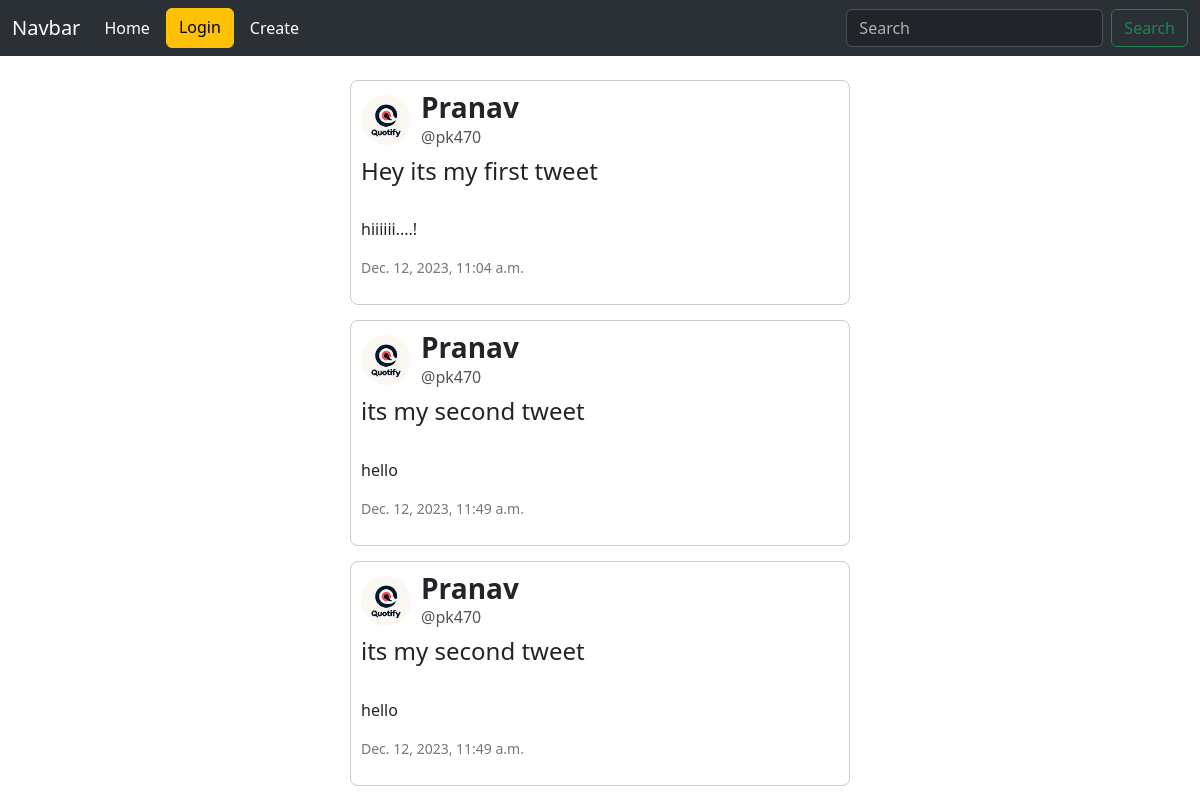
Before: / with the older database file.
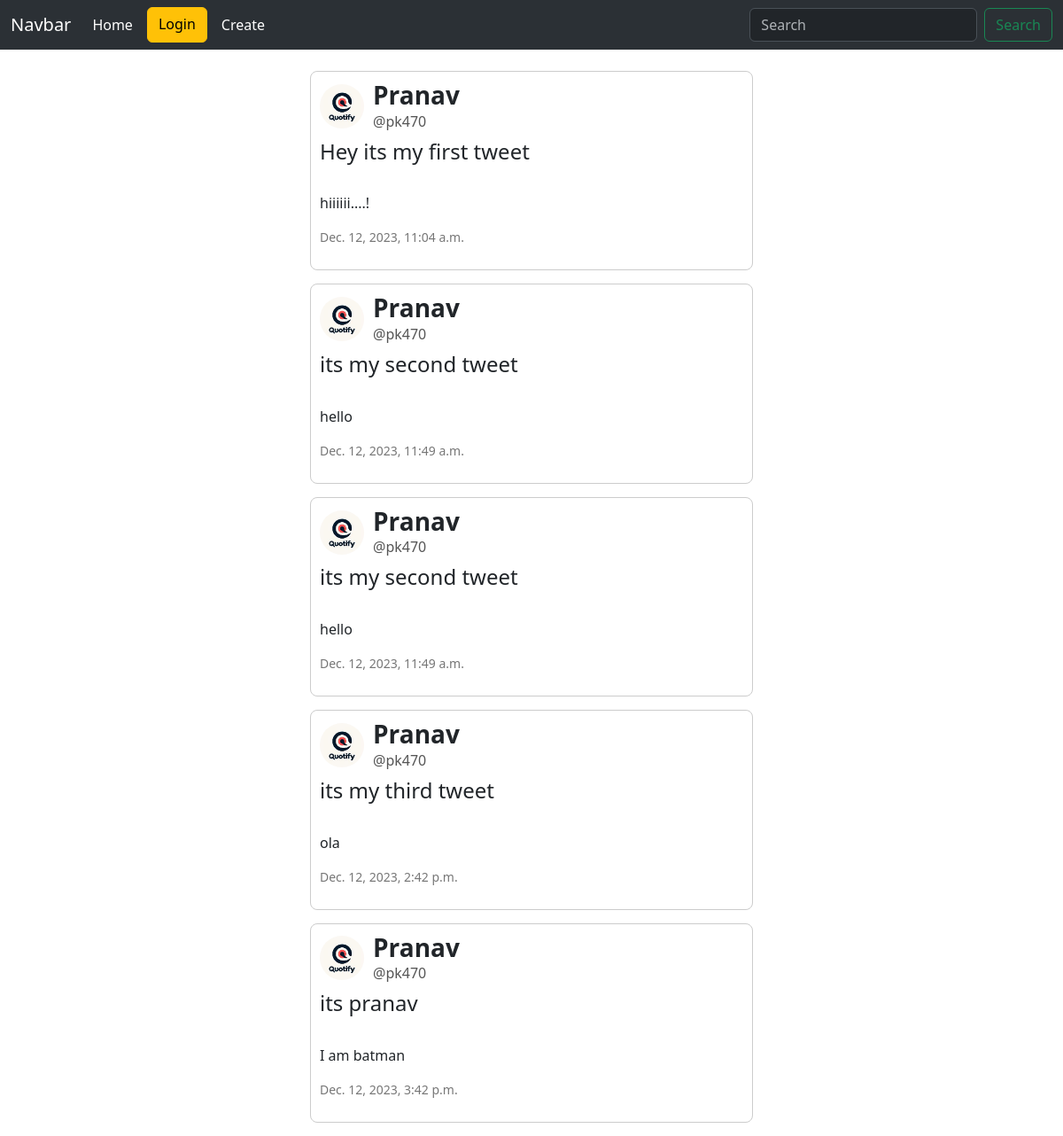
After: the same page with the newer database file.
### app/models.py (models this page shows, shortened)
class Tweet(models.Model):
    user_profile = models.ForeignKey(Profile, on_delete=models.CASCADE)
    title = models.CharField(max_length=50, blank= False)
    content = models.TextField(max_length=280, blank = True)
    created_at = models.DateTimeField(auto_now_add=True)
    likes = models.PositiveIntegerField(default=0)

class Profile(models.Model):
    user = models.OneToOneField(User, on_delete=models.CASCADE)
    bio = models.TextField(max_length=300, blank=True)
    location = models.CharField(max_length=100, blank=True)
    birth_date = models.DateField(null=True, blank=True)
    follows = models.ManyToManyField(User,symmetrical=False, related_name='following', blank=True)

### app/views.py (the view)
# urls.py: path('', views.home, name="home"),
def home(request):
    tweet = Tweet.objects.all()
    context = {'context': tweet}
    return render(request, 'home.html', context)

### app/templates/home.html (shortened to what this page needs)
{% extends 'main.html' %}
{% load static %}
{% block content %}
{% for content in context %}
<div class="tweet">
    <div class="tweet-header">
        <img src="{% static 'logo.jpg' %}" alt="Profile Picture">
        <div class="user-info">
            <h3 class="username">{{content.user_profile.user.first_name}}</h3>
            <p class="handle">@{{content.user_profile.user.username}}</p>
        </div>
    </div>
    <div class="tweet-content">
        <h4>{{content.title}}</h4>
        <br>
        <p>{{content.content}}</p>
    </div>
    <div class="tweet-footer">
        <p class="timestamp">{{content.created_at}}</p>
    </div>
</div>
{% endfor %}
{% endblock  %}

### app/templates/main.html (shortened to what this page needs)
<!doctype html>
<html lang="en">
  <head>
    <link href="https://cdn.jsdelivr.net/npm/bootstrap@5.3.2/dist/css/bootstrap.min.css" rel="stylesheet">
  </head>
  <body>
    {% include "nav.html" %}
    <br>
    <div class="container">
        {% block content %}
        {% endblock %}
  </body>
</html>

### app/templates/nav.html (shortened to what this page needs)
<nav class="navbar navbar-expand-lg bg-body-tertiary" data-bs-theme="dark">
    <div class="container-fluid">
      <a class="navbar-brand" href="#">Navbar</a>
      <div class="collapse navbar-collapse" id="navbarSupportedContent">
        <ul class="navbar-nav me-auto mb-2 mb-lg-0">
          <li class="nav-item">
            <a class="nav-link active" aria-current="page" href="{% url 'home' %}">Home</a>
          </li>
          <div class=" d-flex mx-2 ">
            <a href="{% url 'login' %}" id="login"  class="btn btn-warning ">Login</a>
          </div>
          <li class="nav-item">
            <a class="nav-link active" aria-current="page" href="{% url 'create' %}">Create</a>
          </li>
        </ul>
        <form class="d-flex" role="search">
          <input class="form-control me-2" type="search" placeholder="Search" aria-label="Search">
          <button class="btn btn-outline-success" type="submit">Search</button>
        </form>
      </div>
    </div>
  </nav>

### app/templates/home.html (style rules this page uses)
.tweet { width: 500px; border: 1px solid #ccc; border-radius: 8px; padding: 10px; margin: 0 auto; margin-bottom: 15px; }
.tweet-header { display: flex; align-items: center; margin-bottom: 8px; }
.tweet-header img { width: 50px; height: 50px; border-radius: 50%; margin-right: 10px; }
.user-info { flex: 1; }
.username { margin: 0; font-weight: bold; }
.handle { margin: 0; color: #555; }
.tweet-content { margin-bottom: 10px; }
.tweet-footer { display: flex; justify-content: space-between; align-items: center; color: #777; font-size: 14px; }

Changed rows visible on the page:
added Tweet: user_profile.user.first_name "Pranav", user_profile.user.username "pk470", title "its my third tweet", content "ola", created_at "Dec. 12, 2023, 2:42 p.m."
added Tweet: user_profile.user.first_name "Pranav", user_profile.user.username "pk470", title "its pranav", content "I am batman", created_at "Dec. 12, 2023, 3:42 p.m."
